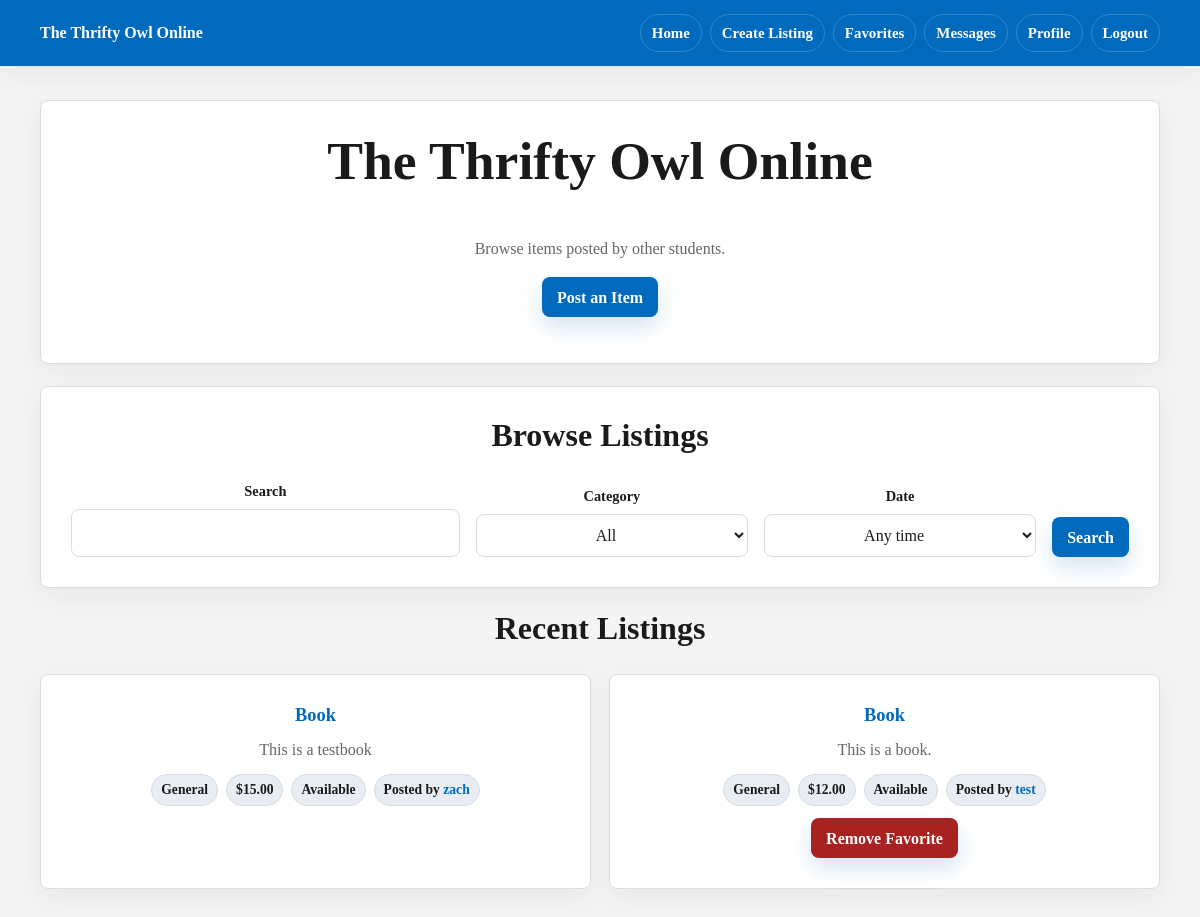
The app's page / (signed in), older data.
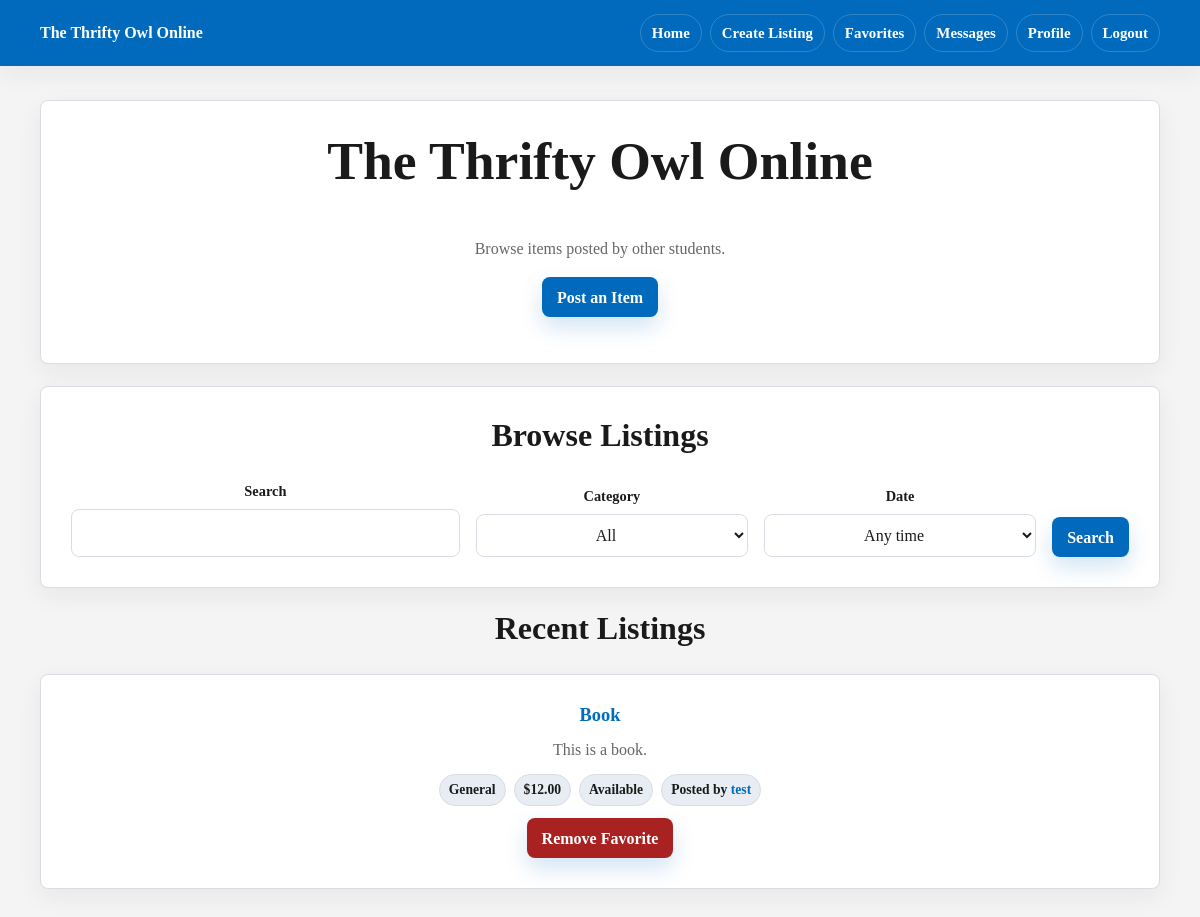
The same page, newer data.
### app/models.py (models this page shows)
class Post(db.Model):
    __tablename__ = 'posts'
    id = db.Column(db.Integer, primary_key=True)
    title = db.Column(db.String(150), nullable=False)
    description = db.Column(db.String(300), nullable=False)
    category = db.Column(db.String(80), default='General')
    price = db.Column(db.Numeric(10, 2))
    condition = db.Column(db.String(80), default='Good')
    status = db.Column(db.String(80), default='Available')
    image = db.Column(db.String(200))  # optional image path
    is_active = db.Column(db.Boolean, default=True)
    created_at = db.Column(db.DateTime, default=datetime.utcnow)
    owner_id = db.Column(db.Integer, db.ForeignKey('users.id'), nullable=False)

class User(UserMixin, db.Model):
    __tablename__ = 'users'
    id = db.Column(db.Integer, primary_key=True)
    is_admin = db.Column(db.Boolean, default=False)
    is_blocked = db.Column(db.Boolean, default=False)
    email = db.Column(db.String(150), unique=True, nullable=False)
    username = db.Column(db.String(150), unique=True, nullable=False)
    password = db.Column(db.String(150), nullable=False)
    name = db.Column(db.String(150))
    major = db.Column(db.String(150))
    interests = db.Column(db.String(300))
    image = db.Column(db.String(200))  # store filename/path
    posts = db.relationship('Post', backref='owner', lazy=True)
    sent_messages = db.relationship('Message', foreign_keys='Message.sender_id', backref='sender', lazy=True)
    received_messages = db.relationship('Message', foreign_keys='Message.receiver_id', backref='receiver', lazy=True)
    reviews_given = db.relationship('Review', foreign_keys='Review.reviewer_id', backref='reviewer', lazy=True)
    reviews_received = db.relationship('Review', foreign_keys='Review.reviewed_id', backref='reviewed', lazy=True)

### app/routes.py (the view)
@main.route('/')
def home():
    query = Post.query.filter_by(is_active=True)
    search = request.args.get('q', '').strip()
    category = request.args.get('category', '').strip()
    date_filter = request.args.get('date_filter', '').strip()
    if search:
        pattern = f'%{search}%'
        query = query.filter((Post.title.ilike(pattern)) | (Post.description.ilike(pattern)))
    if category:
        query = query.filter_by(category=category)
    if date_filter == '7':
        query = query.filter(Post.created_at >= datetime.utcnow() - timedelta(days=7))
    elif date_filter == '30':
        query = query.filter(Post.created_at >= datetime.utcnow() - timedelta(days=30))
    posts = query.order_by(Post.created_at.desc()).all()
    categories = [row[0] for row in db.session.query(Post.category).distinct().order_by(Post.category).all() if row[0]]
    favorite_post_ids = set()
    if current_user.is_authenticated:
        favorite_post_ids = {favorite.post_id for favorite in Favorite.query.filter_by(user_id=current_user.id).all()}
    return render_template(
        'index.html',
        posts=posts,
        categories=categories,
        search=search,
        selected_category=category,
        selected_date_filter=date_filter,
        favorite_post_ids=favorite_post_ids,
    )

### app/models.py (called while the page is built)
@login_manager.user_loader
def load_user(user_id):
    return User.query.get(int(user_id))

### app/templates/index.html (shortened to what this page needs)
{% extends "base.html" %}
{% block body_class %}
{% endblock %}
{% block header %}
{% if current_user.is_authenticated %}
{{ super() }}
{% endif %}
{% endblock %}
{% block main_class %}
{% if current_user.is_authenticated %}container{% else %}landing-container{% endif %}
{% endblock %}
{% block content %}
{% if not current_user.is_authenticated %}
<section class="card">
    <h1>The Thrifty Owl Online</h1>
    <p class="muted">A student marketplace for SCSU users.</p>
    <div class="landing-actions">
        <a class="button" href="{{ url_for('main.register') }}">Register</a>
        <a class="button secondary" href="{{ url_for('main.login') }}">Login</a>
    </div>
    <div class="landing-logo-slot" aria-label="Southern Connecticut State University logo">
        <img id="logo" src="{{ url_for('static', filename='images/SCSULOGO.jpg') }}" alt="SCSU Logo" width="250"
            height="200">
    </div>
</section>
{% else %}
<section class="card">
    <h1>The Thrifty Owl Online</h1>
    <p class="muted">Browse items posted by other students.</p>
    <p>
        <a class="button" href="{{ url_for('main.create_post') }}">
            Post an Item
        </a>
    </p>
</section>
<section class="card">
    <h2>Browse Listings</h2>
    <form method="get" class="toolbar">
        <div class="field">
            <label for="q">Search</label>
            <input id="q" name="q" value="{{ search }}">
        </div>
        <div class="field">
            <label for="category">Category</label>
            <select id="category" name="category">
                <option value="">All</option>
            </select>
        </div>
        <div class="field">
            <label for="date_filter">Date</label>
            <select id="date_filter" name="date_filter">
                <option value="" {% if not selected_date_filter %}selected{% endif %}>Any time</option>
            </select>
        </div>
        <input type="submit" value="Search">
    </form>
</section>
<section class="page-header">
    <h2>Recent Listings</h2>
    {% if posts %}
    <div class="grid">
        {% for post in posts %}
        <article class="card listing">
            <h3>
                <a href="{{ url_for('main.view_post', post_id=post.id) }}">
                    {{ post.title }}
                </a>
            </h3>
            <p>{{ post.description }}</p>
            <div class="meta">
                <span>{{ post.category }}</span>
                {% if post.price is not none %}
                <span>${{ "%.2f"|format(post.price) }}</span>
                {% endif %}
                <span>{{ post.status or 'Available' }}</span>
                <span>
                    Posted by
                    <a href="{{ url_for('main.view_profile', user_id=post.owner_id) }}">
                        {{ post.owner.username }}
                    </a>
                </span>
            </div>
            {% if current_user.is_authenticated and post.owner_id != current_user.id %}
            {% if post.id in favorite_post_ids %}
            <form method="post" action="{{ url_for('main.unfavorite_post', post_id=post.id) }}">
                <input type="submit" value="Remove Favorite" class="button danger">
            </form>
            {% else %}
            <form method="post" action="{{ url_for('main.favorite_post', post_id=post.id) }}">
                <input type="submit" value="Favorite">
            </form>
            {% endif %}
            {% endif %}
        </article>
        {% endfor %}
    </div>
    {% else %}
    <div class="empty">No listings yet. Be the first student to add one.</div>
    {% endif %}
</section>
{% endif %}
{% endblock %}

### app/templates/base.html (shortened to what this page needs)
<!DOCTYPE html>
<html lang="en">
<head>
    <link rel="stylesheet" href="{{ url_for('static', filename='style.css') }}">
</head>
<body class="{% block body_class %}{% endblock %}">
    {% block header %}
    <header class="topbar">
        <div class="topbar-left">
            <a class="brand" href="{{ url_for('main.home') }}">The Thrifty Owl Online</a>
        </div>
        <div class="topbar-right">
            <nav class="nav">
                <a class="secondary" href="{{ url_for('main.home') }}">Home</a>
                {% if current_user.is_authenticated %}
                <a class="secondary" href="{{ url_for('main.create_post') }}">Create Listing</a>
                <a class="secondary" href="{{ url_for('main.favorites') }}">Favorites</a>
                <a class="secondary" href="{{ url_for('main.messages') }}">Messages</a>
                <a class="secondary" href="{{ url_for('main.profile') }}">Profile</a>
                <a href="{{ url_for('main.logout') }}">Logout</a>
                {% else %}
                <a class="secondary" href="{{ url_for('main.login') }}">Login</a>
                <a href="{{ url_for('main.register') }}">Register</a>
                {% endif %}
            </nav>
        </div>
    </header>
    {% endblock %}
    <main class="{% block main_class %}container{% endblock %}">
        {% block content %}{% endblock %}
    </main>
</body>
</html>

### app/static/style.css (style rules this page uses)
:root { --blue: #016ABD; --blue-dark: #003399; --bg: #F4F4F4; --card: #ffffff; --border: #d8dde3; --text: #1a1a1a; --muted: #666666; --danger: #a82222; --radius: 8px; --shadow: 0 18px 45px rgba(26, 26, 26, 0.08); --shadow-soft: 0 8px 24px rgba(26, 26, 26, 0.06); }
* { box-sizing: border-box; }
body { margin: 0; background: var(--bg); color: var(--text); font-family: georgia, serif; line-height: 1.5; -webkit-font-smoothing: antialiased; }
a { color: var(--blue); font-weight: 650; text-decoration: none; transition: color 160ms ease, background-color 160ms ease, border-color 160ms ease, transform 160ms ease, box-shadow 160ms ease; }
h1, h2, h3, p { margin-top: 0; }
h1, h2, h3 { line-height: 1.15; letter-spacing: 0; }
h1 { font-size: clamp(2rem, 5vw, 3.35rem); }
h2 { font-size: clamp(1.35rem, 3vw, 2rem); }
h3 { font-size: 1.15rem; }
.container { width: min(100% - 32px, 1120px); margin: 34px auto 56px; padding: 0; display: grid; gap: 22px; }
.container>* { width: 100%; }
.grid { display: grid; grid-template-columns: repeat(auto-fit, minmax(min(100%, 280px), 1fr)); gap: 18px; }
.topbar { background: var(--blue); color: white; padding: 14px max(20px, calc((100vw - 1120px) / 2)); display: flex; justify-content: space-between; align-items: center; gap: 24px; box-shadow: var(--shadow-soft); position: sticky; top: 0; z-index: 10; }
.topbar-left, .topbar-right { display: flex; align-items: center; }
.brand { color: white; font-weight: 800; letter-spacing: 0; white-space: nowrap; }
.nav { display: flex; flex-wrap: wrap; justify-content: flex-end; gap: 8px; }
.nav a { color: white; border: 1px solid rgba(255, 255, 255, 0.18); border-radius: 999px; padding: 7px 11px; font-size: 0.93rem; font-weight: 700; }
form { display: grid; gap: 16px; text-align: center; }
label { color: var(--text); font-size: 0.9rem; font-weight: 800; }
input, select, textarea { width: 100%; padding: 11px 12px; border: 1px solid var(--border); border-radius: var(--radius); background: white; color: var(--text); font: inherit; text-align: center; transition: border-color 160ms ease, box-shadow 160ms ease; }
.field { display: grid; gap: 7px; text-align: center; }
input[type="submit"], button, .button { min-height: 40px; width: fit-content; display: inline-flex; align-items: center; justify-content: center; padding: 10px 15px; border: 0; border-radius: var(--radius); background: var(--blue); color: white; box-shadow: 0 10px 22px rgba(1, 106, 189, 0.18); font: inherit; font-weight: 800; line-height: 1.2; cursor: pointer; }
.button.danger, input[type="submit"].danger { background: var(--danger); }
.card { background: var(--card); border: 1px solid var(--border); border-radius: var(--radius); padding: clamp(20px, 3vw, 30px); box-shadow: var(--shadow-soft); text-align: center; }
.page-header { text-align: center; }
.page-header p { margin-bottom: 0; }
.toolbar { grid-template-columns: minmax(180px, 1fr) minmax(150px, 0.7fr) minmax(150px, 0.7fr) auto; align-items: end; }
.listing { display: grid; align-content: start; gap: 12px; text-align: center; }
.listing h2, .listing h3 { margin-bottom: 0; }
.listing p { margin-bottom: 0; color: var(--muted); }
.listing form { justify-items: center; }
.listing input[type="submit"] { justify-self: center; }
.meta { display: flex; flex-wrap: wrap; justify-content: center; gap: 8px; }
.meta span { padding: 5px 9px; background: #e8edf3; border: 1px solid var(--border); border-radius: 999px; color: var(--text); font-size: 0.85rem; font-weight: 700; }
.muted { color: var(--muted); }

Row changes from the older to the newer data that the page shows:
no longer on this page (row edited): Post: title "Book", description "This is a testbook", category "General", price "15.00", status "Available", owner.username "zach"
